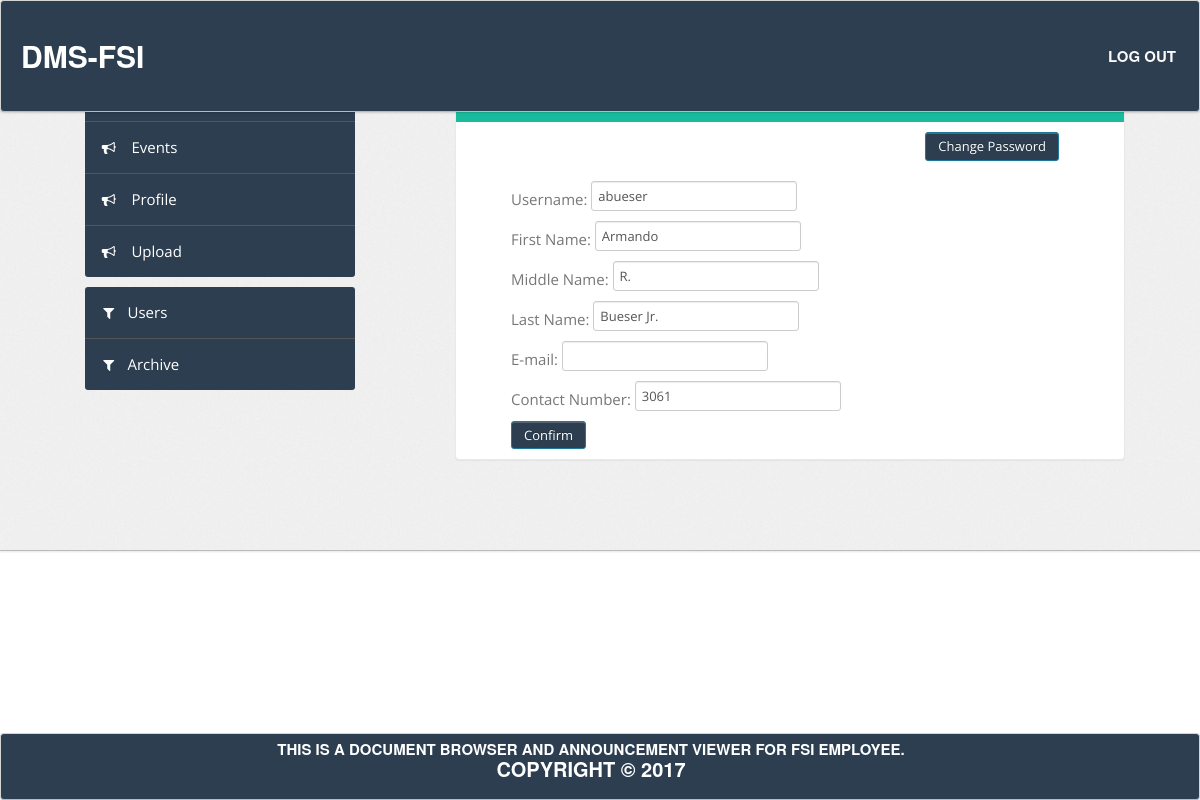
Screenshot of /user_management/admin/user_changeprofile.php (signed in) with the database file from the repository.
### tables this page shows
CREATE TABLE IF NOT EXISTS `user` (
  `sec_id` varchar(10) NOT NULL,
  `user_id` varchar(20) NOT NULL,
  `user_passwd` varchar(10) NOT NULL,
  `lname` varchar(50) NOT NULL,
  `fname` varchar(50) NOT NULL,
  `mname` varchar(50) NOT NULL,
  `email` varchar(60) NOT NULL,
  `contact` int(11) NOT NULL,
  `SECTION_ID` int(2) NOT NULL,
  `ODG_ID` int(2) NOT NULL DEFAULT '0',
  `CIRSS_ID` int(2) NOT NULL DEFAULT '0',
  `CPRSD_ID` int(2) NOT NULL DEFAULT '0',
  `AFSD_ID` int(2) NOT NULL DEFAULT '0'
);

### user_management/admin/user_changeprofileinfo.php (the view, shortened to what this page needs)
<?php
	include('inc/db2.php');
	$sql2 = "SELECT * FROM user WHERE user_id='".$_SESSION['user_id']."'";
	$res2 = mysqli_query($con2,$sql2);
?>
<?php
while($row2 = mysqli_fetch_array($res2))
			{
				$id     		=$row2['user_id'];
				$fname			=$row2['fname'];
				$mname			=$row2['mname'];
				$lname			=$row2['lname'];
				$email			=$row2['email'];
				$contact		=$row2['contact'];
	echo "<p style='padding:10px; text-align:right;'>";
echo "<a class='btn btn-primary' href='user_changepass.php'>Change Password</a></p>";
	echo "<form action='changeprofileinfo.php' method='post'>
		<input type='hidden' name='cusername' value='".$id."'>
		Username: <input type='text' name='username' value='".$id."'><br>
		First Name: <input type='text' name='firstname' value='".$fname."'><br>
		Middle Name: <input type='text' name='midname' value='".$mname."'><br>
		Last Name: <input type='text' name='lastname' value='".$lname."'><br>
		E-mail: <input type='text' name='cemail' value='".$email."'><br>
		Contact Number: <input type='text' name='ccontact' value='".$contact."'><br>
		<input type='submit' class='btn btn-primary' name='submit' value='Confirm' style='margin-bottom:10px'>
	</form>";
			}
?>

### assets/css/freelancer.css (style rules this page uses)
body { overflow-x: hidden; }
p { font-size: 20px; }
a, a:hover, a:focus, a:active, a.active { outline: 0; color: #18bc9c; }

### assets/css/theme.css (style rules this page uses)
body { font-size: 15px; font-family: 'Open Sans', Arial, sans-serif; background: #fff; color: #777 }
form { margin: 0 }
select, textarea, input[type="text"], input[type="password"], input[type="datetime"], input[type="datetime-local"], input[type="date"], input[type="month"], input[type="time"], input[type="week"], input[type="number"], input[type="email"], input[type="url"], input[type="search"], input[type="tel"], input[type="color"], .uneditable-input, label, input, button, select, textarea { -webkit-border-radius: 3px; -moz-border-radius: 3px; border-radius: 3px; font-size: 13px; font-family: 'Open Sans', Tahoma, Arial, sans-serif }
.btn, .btn-box { -webkit-border-radius: 3px; -moz-border-radius: 3px; border-radius: 3px }
.btn { font-size: 13px; font-weight: 600 }
.btn { display: inline-block; margin-bottom: 0; font-weight: 400; text-align: center; vertical-align: middle; cursor: pointer; background: #2C3E50; font-size: 13px; line-height: 1.42857; -webkit-user-select: none; -moz-user-select: none; -ms-user-select: none; user-select: none; }
.btn-primary { color: #fff; background-color:#2C3E50; border-color: #20799a }

### rows the page displays
user: username "abueser", firstname "Armando", midname "R.", lastname "Bueser Jr.", ccontact "3061"

### other values shown
$descfoot "THIS IS A DOCUMENT BROWSER AND ANNOUNCEMENT VIEWER FOR FSI EMPLOYEE."
$cp "COPYRIGHT"
